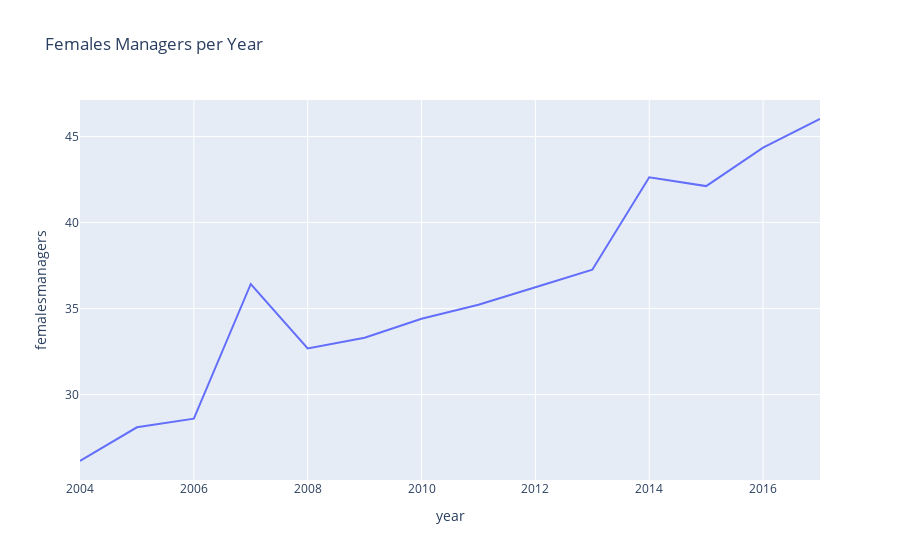

Here is the notebook cell this chart was saved with:
### Code cell
fig = px.line(df, 
              x="year", 
              y="femalesmanagers",
              title = 'Females Managers per Year'
             )
fig.show()

### Figure 1 — Plotly figure (JSON) as saved in the notebook; plotly's stock layout.template omitted (floating-point values rounded to 4 significant figures)
{"data": [{"hovertemplate": "year=%{x}<br>femalesmanagers=%{y}<extra></extra>", "legendgroup": "", "line": {"color": "#636efa", "dash": "solid"}, "mode": "lines", "name": "", "orientation": "v", "showlegend": false, "type": "scatter", "x": [2004, 2005, 2006, 2007, 2008, 2009, 2010, 2011, 2012, 2013, 2014, 2015, 2016, 2017], "xaxis": "x", "y": [26.14, 28.1, 28.6, 36.43, 32.68, 33.3, 34.41, 35.22, 36.24, 37.26, 42.63, 42.12, 44.35, 46.02], "yaxis": "y"}], "layout": {"legend": {"tracegroupgap": 0}, "title": {"text": "Females Managers per Year"}, "xaxis": {"anchor": "y", "domain": [0, 1], "title": {"text": "year"}}, "yaxis": {"anchor": "x", "domain": [0, 1], "title": {"text": "femalesmanagers"}}}}
